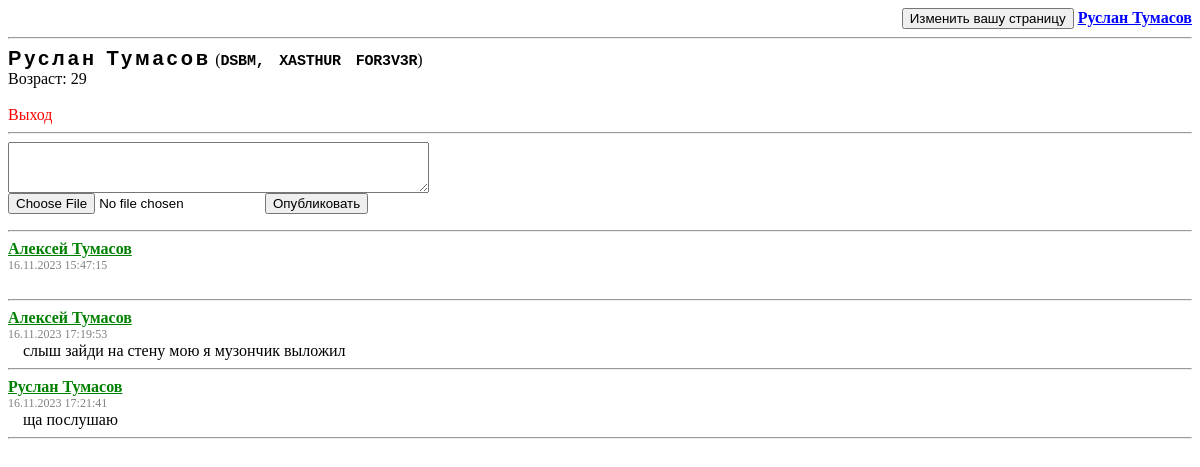
/profile.php?id=2 (signed in), run on the app's committed database.
### tables this page shows
CREATE TABLE `users` (
  `id` int(10) NOT NULL COMMENT 'id записи',
  `login` varchar(128) NOT NULL COMMENT 'Логин',
  `password` varchar(128) NOT NULL COMMENT 'Пароль',
  `name` varchar(32) NOT NULL COMMENT 'Имя пользователя',
  `lastname` varchar(32) NOT NULL COMMENT 'Фамилия пользователя',
  `age` int(3) NOT NULL COMMENT 'Возраст пользователя',
  `pDescription` text NOT NULL COMMENT 'Описание к профилю'
);

CREATE TABLE `userposts` (
  `postID` int(3) NOT NULL COMMENT 'Айди поста',
  `postAuthor` int(10) NOT NULL COMMENT 'Айди автора поста',
  `postReceiver` int(10) NOT NULL COMMENT 'Айди владельца стены',
  `postData` varchar(32) NOT NULL COMMENT 'Время публикации',
  `postText` text NOT NULL COMMENT 'Текст поста'
);

### profile.php (the view, shortened to what this page needs)
<?php
	include("blocks/header.php");
	$userId = $_GET["id"];
	$mysql = mysqli_connect("localhost", "root", "", "social");
	$result = mysqli_query($mysql, "SELECT * FROM `users` WHERE `id`=$userId;");
	$resultArray = mysqli_fetch_array($result);
	$name = $resultArray["name"];
	$lastname = $resultArray["lastname"];
	$age = $resultArray["age"];
	$description = $resultArray["pDescription"];
?>
		<?="<a class='profileInfo'>$name $lastname</a>";?>
		<?php
			print(($_SESSION["user_id"] == $userId) ?  "(<a href='editProfile.php' class='profileDescription' title='Изменить описание вашей страницы?'>$description</a>)" : "<a class='profileDescription'>$description</a>");
			print("<br>");
		?>
		Возраст: <?=$age?><br />
		<?php
			if ($hasUserSession)
				print("<br /><a href='acts/logout.php' class='logout'>Выход</a>");
			else {
				print("<br /><a href='login.php'>Войти</a>");
				exit();
			}
		?>
		<hr/>
		<form action="acts/post.php" method="post" enctype="multipart/form-data">
			<textarea cols="50" rows="3" name="post" required></textarea><br>
			<input type="file" id="fileInput" name="fileInput">
			<input type="submit" value="Опубликовать"/>
		</form>
		<hr/>
			<?php
				$commentsResult = mysqli_query($mysql, "SELECT * FROM `userposts` WHERE `postReceiver`=$userId");
				while (($commentsResultArray = mysqli_fetch_array($commentsResult))  != null )
				{
					$postAuthor=$commentsResultArray["postAuthor"];
					$postData=$commentsResultArray["postData"];
					$postText=$commentsResultArray["postText"];
					$posterQuery = mysqli_query($mysql, "SELECT * FROM `users` WHERE `id` = '$postAuthor'");
					$posterArray = mysqli_fetch_array($posterQuery);
					$posterName = $posterArray["name"]." ". $posterArray["lastname"];
			?>
					<a href="profile.php?id=<?php print($postAuthor	);?>" style="color: green">
						<b><?=$posterName;?></b>
					</a>
					<br>
					<span style="color: gray; font-size: 12px;"><?php print($postData);?></span>
					<br>
					<span style="font-size: 16px; padding: 15px">
						<?php
						print(htmlspecialchars($postText));
						print("<br>");
						?>
					</span>
					<hr>
			<?php
				}
			include("blocks/bottom.php");
?>

### css/styles.css (style rules this page uses)
.logout { color: red; text-decoration: blink; align-items: s; }
.profileDescription { font-family: "Courier New", Courier, monospace; font-size: 15px; letter-spacing: -0.2px; word-spacing: 6px; color: black; font-weight: 700; text-decoration: solid rgb(68, 68, 68); font-style: normal; font-variant: small-caps; text-transform: capitalize; }
.profileInfo { font-family: "Lucida Sans Unicode", "Lucida Grande", sans-serif; font-size: 20px; letter-spacing: 3px; word-spacing: 1px; color: #000000; font-weight: 700; text-decoration: none solid rgb(68, 68, 68); font-style: normal; font-variant: normal; text-transform: none; }

### data on the page
users: name "Руслан", lastname "Тумасов", pDescription "DSBM, XASTHUR FOR3V3R", age "29"
userposts: users.name+lastname "Алексей Тумасов", postData "16.11.2023 15:47:15"
userposts: users.name+lastname "Алексей Тумасов", postData "16.11.2023 17:19:53", postText "слыш зайди на стену мою я музончик выложил"
userposts: users.name+lastname "Руслан Тумасов", postData "16.11.2023 17:21:41", postText "ща послушаю"

### other printed values
$_SESSION["name_lastname"] "Руслан Тумасов"
